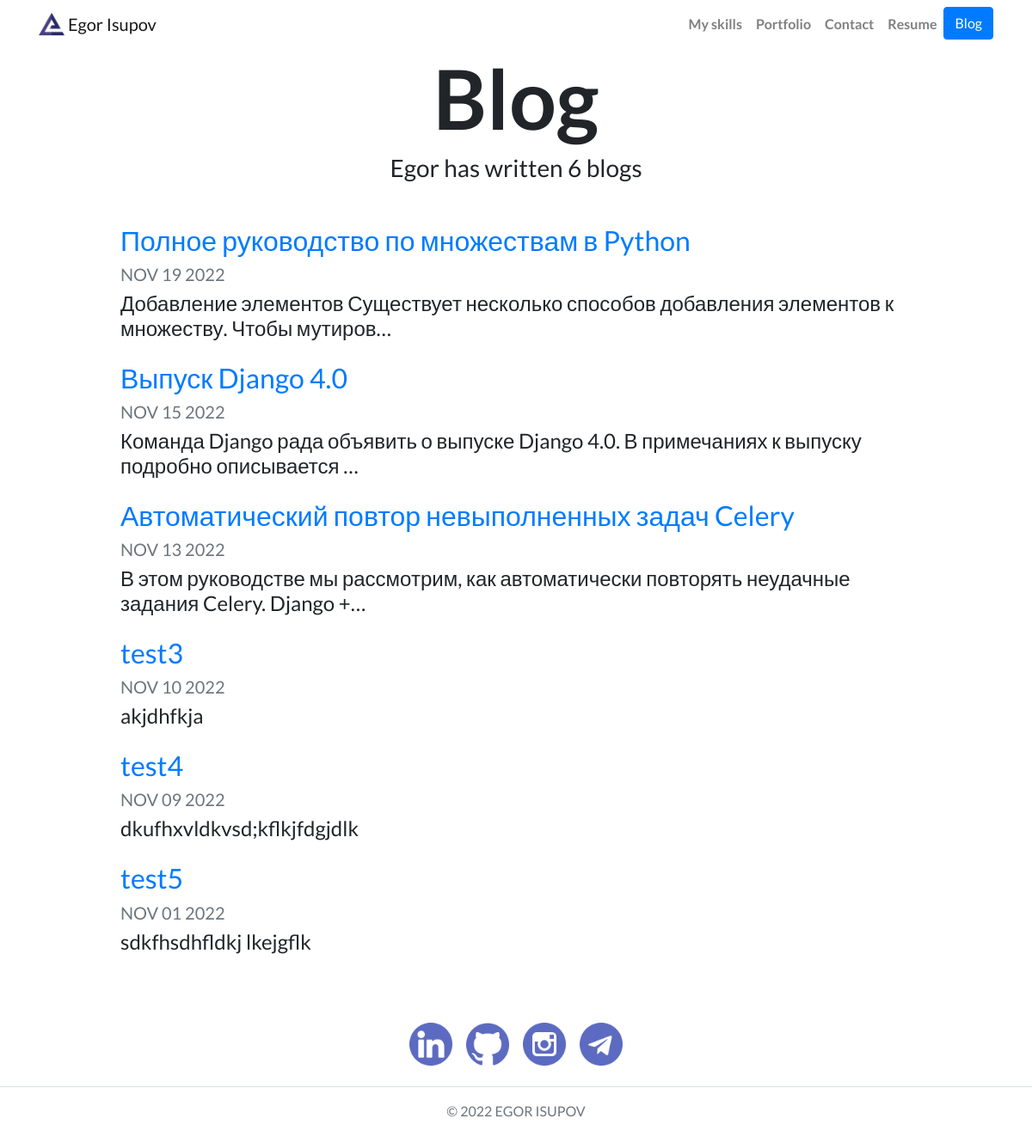
Screenshot of /blog/ with the database file from the repository.
### blog/models.py (models this page shows, shortened)
class Blog(models.Model):
    title = models.CharField(max_length=200)
    description = models.TextField()
    date = models.DateField()

### blog/views.py (the view)
# urls.py: path('', views.all_blogs, name='all_blogs'),
def all_blogs(request):
    blogs = Blog.objects.order_by('-date')
    return render(request, 'blog/all_blogs.html', {'blogs': blogs})

### blog/templates/blog/all_blogs.html
{% extends "portfolio/base.html" %}
{% load static %}
{% block content %}
<h1 id="blogtitle" class="font-weight-bold text-center">Blog</h1>
<h3 class="text-center mb-5">Egor has written {{ blogs.count }} blog{{ blogs.count|pluralize }}</h3>
{% for blog in blogs %}
<div class="row justify-content-center my-3">
  <div class="col-md-10">
    <a href="{% url 'blog:detail' blog.id %}">
      <h2>{{ blog.title }}</h2>
    </a>
    <h5 class="text-muted">{{ blog.date|date:'M d Y'|upper }}</h5>
    <h4>{{ blog.description|striptags|truncatechars:100 }}</h4>
  </div>
</div>
{% endfor %}
{% endblock %}

### portfolio/static/portfolio/custom.css (style rules this page uses)
body { font-family: 'Lato', sans-serif; }
#blogtitle { font-size: 6rem; }

### rows the page displays
Blog: title "Полное руководство по множествам в Python", date "NOV 19 2022", description "Добавление элементов Существует несколько способов добавления элементов к множеству. Чтобы мутиров…"
Blog: title "Выпуск Django 4.0", date "NOV 15 2022", description "Команда Django рада объявить о выпуске Django 4.0. В примечаниях к выпуску подробно описывается …"
Blog: title "Автоматический повтор невыполненных задач Celery", date "NOV 13 2022", description "В этом руководстве мы рассмотрим, как автоматически повторять неудачные задания Celery. Django +…"
Blog: title "test3", date "NOV 10 2022", description "akjdhfkja"
Blog: title "test4", date "NOV 09 2022", description "dkufhxvldkvsd;kflkjfdgjdlk"
Blog: title "test5", date "NOV 01 2022", description "sdkfhsdhfldkj lkejgflk"

### other values shown
{{ blogs.count }} "6"
